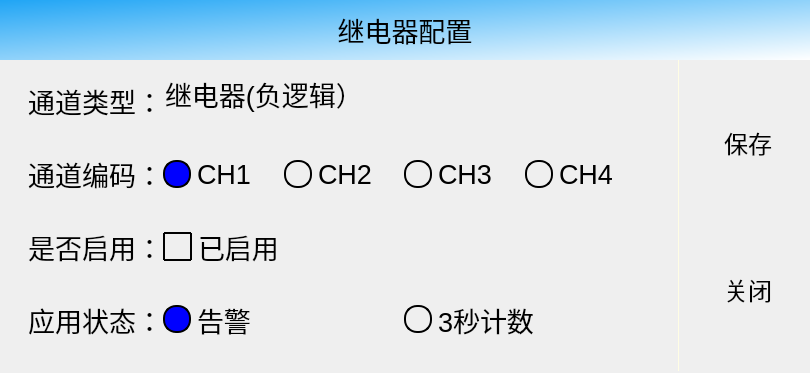
<?xml version="1.0" encoding="UTF-8"?>
<ui version="4.0">
 <class>DialogSetupRelay</class>
 <widget class="QDialog" name="DialogSetupRelay">
  <property name="geometry">
   <rect>
    <x>0</x>
    <y>0</y>
    <width>810</width>
    <height>373</height>
   </rect>
  </property>
  <property name="windowTitle">
   <string>Dialog</string>
  </property>
  <widget class="QWidget" name="verticalLayoutWidget">
   <property name="geometry">
    <rect>
     <x>0</x>
     <y>0</y>
     <width>812</width>
     <height>371</height>
    </rect>
   </property>
   <layout class="QVBoxLayout" name="verticalLayout_3" stretch="0,0">
    <property name="spacing">
     <number>0</number>
    </property>
    <property name="topMargin">
     <number>0</number>
    </property>
    <item>
     <widget class="QLabel" name="labelSwitch">
      <property name="minimumSize">
       <size>
        <width>810</width>
        <height>60</height>
       </size>
      </property>
      <property name="maximumSize">
       <size>
        <width>810</width>
        <height>60</height>
       </size>
      </property>
      <property name="font">
       <font>
        <pointsize>20</pointsize>
       </font>
      </property>
      <property name="focusPolicy">
       <enum>Qt::NoFocus</enum>
      </property>
      <property name="styleSheet">
       <string notr="true">color: black;
background-color:  qlineargradient(spread:pad, x1:0, y1:0, x2:1, y2:1, stop:0 #20A5F5, stop:1 #FFFFFF);</string>
      </property>
      <property name="frameShape">
       <enum>QFrame::NoFrame</enum>
      </property>
      <property name="frameShadow">
       <enum>QFrame::Plain</enum>
      </property>
      <property name="lineWidth">
       <number>1</number>
      </property>
      <property name="text">
       <string>继电器配置</string>
      </property>
      <property name="alignment">
       <set>Qt::AlignCenter</set>
      </property>
      <property name="margin">
       <number>0</number>
      </property>
     </widget>
    </item>
    <item>
     <layout class="QHBoxLayout" name="hLayoutMain" stretch="1,0,0">
      <property name="spacing">
       <number>0</number>
      </property>
      <property name="leftMargin">
       <number>0</number>
      </property>
      <property name="topMargin">
       <number>0</number>
      </property>
      <property name="rightMargin">
       <number>0</number>
      </property>
      <property name="bottomMargin">
       <number>0</number>
      </property>
      <item>
       <layout class="QVBoxLayout" name="verticalLayout" stretch="1">
        <property name="spacing">
         <number>0</number>
        </property>
        <property name="leftMargin">
         <number>0</number>
        </property>
        <property name="topMargin">
         <number>0</number>
        </property>
        <property name="rightMargin">
         <number>0</number>
        </property>
        <property name="bottomMargin">
         <number>0</number>
        </property>
        <item>
         <widget class="QFrame" name="frame_4">
          <property name="minimumSize">
           <size>
            <width>0</width>
            <height>40</height>
           </size>
          </property>
          <property name="maximumSize">
           <size>
            <width>16777215</width>
            <height>600</height>
           </size>
          </property>
          <property name="styleSheet">
           <string notr="true">background-color: transparent;color:white;</string>
          </property>
          <property name="frameShape">
           <enum>QFrame::NoFrame</enum>
          </property>
          <property name="frameShadow">
           <enum>QFrame::Raised</enum>
          </property>
          <widget class="QWidget" name="layoutWidget">
           <property name="geometry">
            <rect>
             <x>0</x>
             <y>0</y>
             <width>645</width>
             <height>301</height>
            </rect>
           </property>
           <layout class="QGridLayout" name="gridLayout_2" rowstretch="1,0,0,0" columnstretch="0,0,0">
            <property name="leftMargin">
             <number>28</number>
            </property>
            <property name="topMargin">
             <number>0</number>
            </property>
            <property name="bottomMargin">
             <number>0</number>
            </property>
            <property name="spacing">
             <number>0</number>
            </property>
            <item row="3" column="0">
             <widget class="QLabel" name="lbStatus">
              <property name="minimumSize">
               <size>
                <width>0</width>
                <height>64</height>
               </size>
              </property>
              <property name="font">
               <font>
                <pointsize>20</pointsize>
               </font>
              </property>
              <property name="styleSheet">
               <string notr="true">background-color: transparent;
color: black;</string>
              </property>
              <property name="text">
               <string>应用状态：</string>
              </property>
              <property name="alignment">
               <set>Qt::AlignRight|Qt::AlignTrailing|Qt::AlignVCenter</set>
              </property>
             </widget>
            </item>
            <item row="0" column="0">
             <widget class="QLabel" name="labelComType_2">
              <property name="font">
               <font>
                <pointsize>20</pointsize>
               </font>
              </property>
              <property name="styleSheet">
               <string notr="true">background-color: transparent;color:white;
color: black;</string>
              </property>
              <property name="text">
               <string>通道类型：</string>
              </property>
              <property name="alignment">
               <set>Qt::AlignRight|Qt::AlignTrailing|Qt::AlignVCenter</set>
              </property>
             </widget>
            </item>
            <item row="1" column="0">
             <widget class="QLabel" name="lbCH_Code">
              <property name="minimumSize">
               <size>
                <width>0</width>
                <height>64</height>
               </size>
              </property>
              <property name="font">
               <font>
                <pointsize>20</pointsize>
               </font>
              </property>
              <property name="styleSheet">
               <string notr="true">background-color: transparent;color:black;</string>
              </property>
              <property name="text">
               <string>通道编码：</string>
              </property>
              <property name="alignment">
               <set>Qt::AlignRight|Qt::AlignTrailing|Qt::AlignVCenter</set>
              </property>
             </widget>
            </item>
            <item row="0" column="2">
             <widget class="QLineEdit" name="comType">
              <property name="enabled">
               <bool>true</bool>
              </property>
              <property name="minimumSize">
               <size>
                <width>0</width>
                <height>64</height>
               </size>
              </property>
              <property name="maximumSize">
               <size>
                <width>16777215</width>
                <height>64</height>
               </size>
              </property>
              <property name="font">
               <font>
                <pointsize>20</pointsize>
               </font>
              </property>
              <property name="autoFillBackground">
               <bool>false</bool>
              </property>
              <property name="styleSheet">
               <string notr="true">background-color: transparent;
color:black;
border-width:0;
border-style:outset;</string>
              </property>
              <property name="text">
               <string>继电器(负逻辑）</string>
              </property>
              <property name="echoMode">
               <enum>QLineEdit::Normal</enum>
              </property>
              <property name="readOnly">
               <bool>true</bool>
              </property>
             </widget>
            </item>
            <item row="1" column="2">
             <layout class="QHBoxLayout" name="horizontalLayout" stretch="1,1,1,1">
              <property name="spacing">
               <number>0</number>
              </property>
              <item>
               <widget class="QRadioButton" name="rbCH1">
                <property name="font">
                 <font>
                  <pointsize>20</pointsize>
                 </font>
                </property>
                <property name="styleSheet">
                 <string notr="true">QRadioButton::indicator {
      width: 24px;
      height: 24px;
      border-width:2px; 
}

QRadioButton::indicator::unchecked {   
      background-color:       transparent;
      border:                 2px solid black;
      border-radius:          13px !important; 
}

QRadioButton::indicator::checked {    
      background-color:      blue;
      border:                 2px solid black;
      border-radius:          13px !important; 
}
 
QRadioButton{
background-color: transparent;
color:black;
}</string>
                </property>
                <property name="text">
                 <string>CH1</string>
                </property>
                <property name="checked">
                 <bool>true</bool>
                </property>
                <attribute name="buttonGroup">
                 <string notr="true">buttonGroup</string>
                </attribute>
               </widget>
              </item>
              <item>
               <widget class="QRadioButton" name="rbCH2">
                <property name="font">
                 <font>
                  <pointsize>20</pointsize>
                 </font>
                </property>
                <property name="styleSheet">
                 <string notr="true">QRadioButton::indicator {
      width: 24px;
      height: 24px;
      border-width:2px; 
}

QRadioButton::indicator::unchecked {   
      background-color:       transparent;
      border:                 2px solid black;
      border-radius:          13px !important; 
}

QRadioButton::indicator::checked {    
      background-color:      blue;
      border:                 2px solid black;
      border-radius:          13px !important; 
}
 
QRadioButton{
background-color: transparent;
color:black;
}</string>
                </property>
                <property name="text">
                 <string>CH2</string>
                </property>
                <attribute name="buttonGroup">
                 <string notr="true">buttonGroup</string>
                </attribute>
               </widget>
              </item>
              <item>
               <widget class="QRadioButton" name="rbCH3">
                <property name="font">
                 <font>
                  <pointsize>20</pointsize>
                 </font>
                </property>
                <property name="styleSheet">
                 <string notr="true">QRadioButton::indicator {
      width: 24px;
      height: 24px;
      border-width:2px; 
}

QRadioButton::indicator::unchecked {   
      background-color:       transparent;
      border:                 2px solid black;
      border-radius:          13px !important; 
}

QRadioButton::indicator::checked {    
      background-color:      blue;
      border:                 2px solid black;
      border-radius:          13px !important; 
}
 
QRadioButton{
background-color: transparent;
color:black;
}</string>
                </property>
                <property name="text">
                 <string>CH3</string>
                </property>
                <attribute name="buttonGroup">
                 <string notr="true">buttonGroup</string>
                </attribute>
               </widget>
              </item>
              <item>
               <widget class="QRadioButton" name="rbCH4">
                <property name="font">
                 <font>
                  <pointsize>20</pointsize>
                 </font>
                </property>
                <property name="styleSheet">
                 <string notr="true">QRadioButton::indicator {
      width: 24px;
      height: 24px;
      border-width:2px; 
}

QRadioButton::indicator::unchecked {   
      background-color:       transparent;
      border:                 2px solid black;
      border-radius:          13px !important; 
}

QRadioButton::indicator::checked {    
      background-color:      blue;
      border:                 2px solid black;
      border-radius:          13px !important; 
}
 
QRadioButton{
background-color: transparent;
color:black;
}</string>
                </property>
                <property name="text">
                 <string>CH4</string>
                </property>
                <attribute name="buttonGroup">
                 <string notr="true">buttonGroup</string>
                </attribute>
               </widget>
              </item>
             </layout>
            </item>
            <item row="3" column="2">
             <layout class="QHBoxLayout" name="horizontalLayout_2">
              <property name="spacing">
               <number>0</number>
              </property>
              <item>
               <widget class="QRadioButton" name="rbAlarm">
                <property name="font">
                 <font>
                  <pointsize>20</pointsize>
                 </font>
                </property>
                <property name="styleSheet">
                 <string notr="true">QRadioButton::indicator {
      width: 24px;
      height: 24px;
      border-width:2px; 
}

QRadioButton::indicator::unchecked {   
      background-color:       transparent;
      border:                 2px solid black;
      border-radius:          13px !important; 
}

QRadioButton::indicator::checked {    
      background-color:      blue;
      border:                 2px solid black;
      border-radius:          13px !important; 
}
 
QRadioButton{
background-color: transparent;
color:black;
}</string>
                </property>
                <property name="text">
                 <string>告警</string>
                </property>
                <property name="checked">
                 <bool>true</bool>
                </property>
                <attribute name="buttonGroup">
                 <string notr="true">buttonGroup_2</string>
                </attribute>
               </widget>
              </item>
              <item>
               <widget class="QRadioButton" name="rbCount">
                <property name="font">
                 <font>
                  <pointsize>20</pointsize>
                 </font>
                </property>
                <property name="styleSheet">
                 <string notr="true">QRadioButton::indicator {
      width: 24px;
      height: 24px;
      border-width:2px; 
}

QRadioButton::indicator::unchecked {   
      background-color:       transparent;
      border:                 2px solid black;
      border-radius:          13px !important; 
}

QRadioButton::indicator::checked {    
      background-color:      blue;
      border:                 2px solid black;
      border-radius:          13px !important; 
}
 
QRadioButton{
background-color: transparent;
color:black;
}</string>
                </property>
                <property name="text">
                 <string>3秒计数</string>
                </property>
                <attribute name="buttonGroup">
                 <string notr="true">buttonGroup_2</string>
                </attribute>
               </widget>
              </item>
             </layout>
            </item>
            <item row="2" column="0">
             <widget class="QLabel" name="label">
              <property name="minimumSize">
               <size>
                <width>0</width>
                <height>64</height>
               </size>
              </property>
              <property name="font">
               <font>
                <pointsize>20</pointsize>
               </font>
              </property>
              <property name="styleSheet">
               <string notr="true">background-color: transparent;color:black;</string>
              </property>
              <property name="text">
               <string>是否启用：</string>
              </property>
              <property name="alignment">
               <set>Qt::AlignRight|Qt::AlignTrailing|Qt::AlignVCenter</set>
              </property>
             </widget>
            </item>
            <item row="2" column="2">
             <widget class="QCheckBox" name="checkBoxPortEnabled">
              <property name="font">
               <font>
                <pointsize>20</pointsize>
               </font>
              </property>
              <property name="styleSheet">
               <string notr="true">QCheckBox::indicator {
      width: 25px;
      height: 25px; 
      border:  2px solid black;
      border-radius:          1px; 
}

QCheckBox::indicator::checked {    
     image: url(:/Images/checked.png);       
}

QCheckBox{
      background-color: transparent;
      color:black;
}
</string>
              </property>
              <property name="text">
               <string>已启用</string>
              </property>
              <property name="checked">
               <bool>true</bool>
              </property>
              <property name="autoRepeat">
               <bool>false</bool>
              </property>
             </widget>
            </item>
           </layout>
          </widget>
         </widget>
        </item>
       </layout>
      </item>
      <item>
       <widget class="QFrame" name="frame_3">
        <property name="minimumSize">
         <size>
          <width>1</width>
          <height>0</height>
         </size>
        </property>
        <property name="maximumSize">
         <size>
          <width>1</width>
          <height>16777215</height>
         </size>
        </property>
        <property name="styleSheet">
         <string notr="true">background-color: #fffde4;
color:white;</string>
        </property>
        <property name="frameShape">
         <enum>QFrame::NoFrame</enum>
        </property>
        <property name="frameShadow">
         <enum>QFrame::Raised</enum>
        </property>
       </widget>
      </item>
      <item>
       <layout class="QVBoxLayout" name="verticalLayout_2">
        <property name="spacing">
         <number>20</number>
        </property>
        <property name="leftMargin">
         <number>5</number>
        </property>
        <property name="rightMargin">
         <number>0</number>
        </property>
        <item>
         <widget class="QToolButton" name="btnSave">
          <property name="minimumSize">
           <size>
            <width>128</width>
            <height>90</height>
           </size>
          </property>
          <property name="font">
           <font>
            <pointsize>18</pointsize>
           </font>
          </property>
          <property name="focusPolicy">
           <enum>Qt::NoFocus</enum>
          </property>
          <property name="styleSheet">
           <string notr="true">background: rgba(255,255,255,0); 
color: black;</string>
          </property>
          <property name="text">
           <string>保存</string>
          </property>
          <property name="icon">
           <iconset resource="Images.qrc">
            <normaloff>:/Images/save_64.png</normaloff>:/Images/save_64.png</iconset>
          </property>
          <property name="iconSize">
           <size>
            <width>64</width>
            <height>64</height>
           </size>
          </property>
          <property name="toolButtonStyle">
           <enum>Qt::ToolButtonTextUnderIcon</enum>
          </property>
          <property name="autoRaise">
           <bool>true</bool>
          </property>
         </widget>
        </item>
        <item>
         <widget class="QToolButton" name="btnClose">
          <property name="minimumSize">
           <size>
            <width>128</width>
            <height>90</height>
           </size>
          </property>
          <property name="font">
           <font>
            <pointsize>18</pointsize>
           </font>
          </property>
          <property name="focusPolicy">
           <enum>Qt::NoFocus</enum>
          </property>
          <property name="styleSheet">
           <string notr="true">background: rgba(255,255,255,0);
color: black;</string>
          </property>
          <property name="text">
           <string>关闭</string>
          </property>
          <property name="icon">
           <iconset resource="Images.qrc">
            <normaloff>:/Images/cancel_64.png</normaloff>:/Images/cancel_64.png</iconset>
          </property>
          <property name="iconSize">
           <size>
            <width>64</width>
            <height>64</height>
           </size>
          </property>
          <property name="toolButtonStyle">
           <enum>Qt::ToolButtonTextUnderIcon</enum>
          </property>
          <property name="autoRaise">
           <bool>true</bool>
          </property>
         </widget>
        </item>
       </layout>
      </item>
     </layout>
    </item>
   </layout>
  </widget>
 </widget>
 <resources>
  <include location="Images.qrc"/>
 </resources>
 <connections/>
 <buttongroups>
  <buttongroup name="buttonGroup"/>
  <buttongroup name="buttonGroup_2"/>
 </buttongroups>
</ui>
